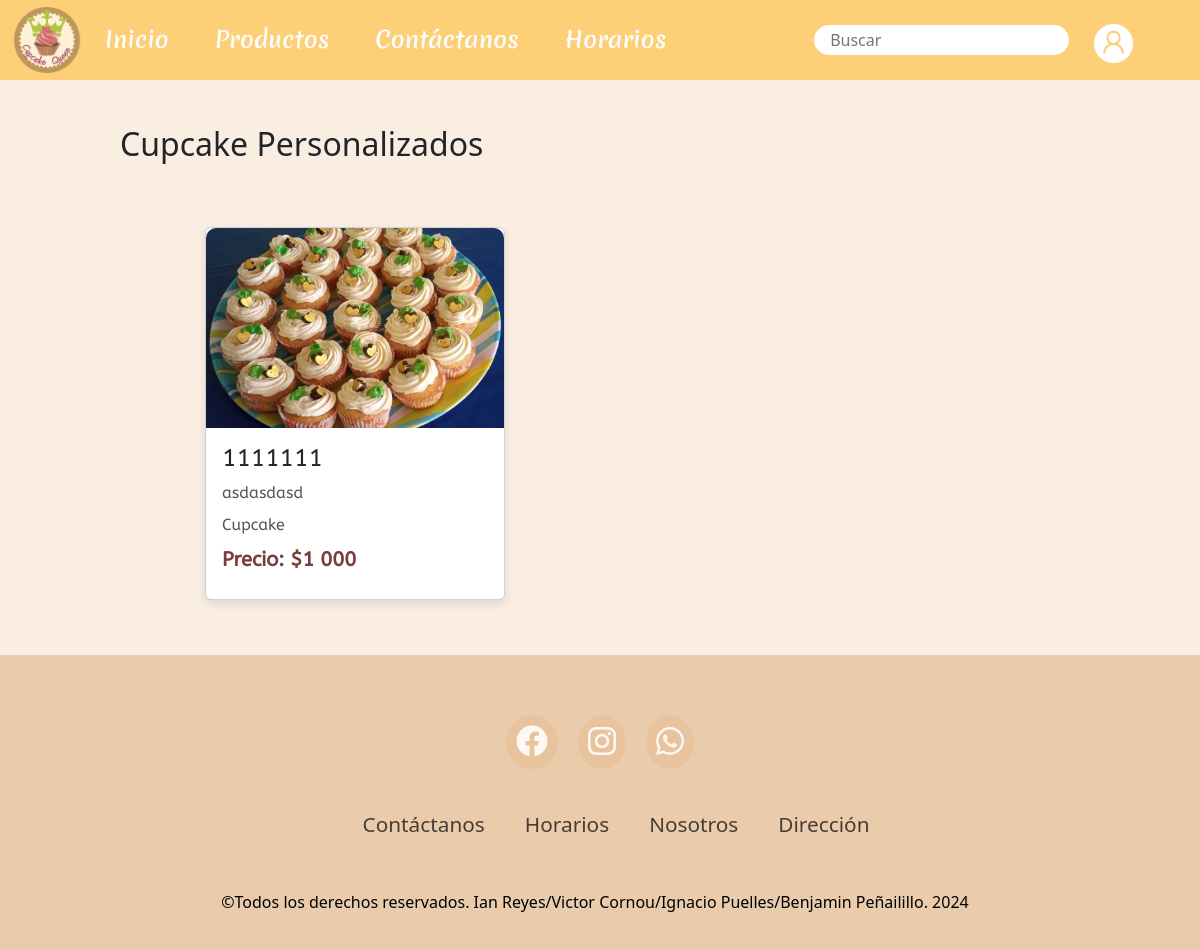
Page /cupcake/ on the committed database.
### pagina/models.py (models this page shows, shortened)
class Producto(models.Model):
    nombre = models.CharField(max_length=100)
    categoria = models.ForeignKey(Categoria, on_delete=models.CASCADE, default=1)
    descripcion = models.TextField()
    precio = models.IntegerField()
    imagen = models.ImageField(upload_to='productos/')

class Categoria(models.Model):
    nombre = models.CharField(max_length=100, unique=True)
    descripcion = models.TextField(blank=True, null=True)
    def __str__(self):
        return self.nombre

### pagina/views.py (the view)
# urls.py: path('cupcake/', views.cupcake, name='cupcake'),
def cupcake(request):
    categoria_Cupcake = Categoria.objects.get(nombre="Cupcake")
    productos = Producto.objects.filter(categoria=categoria_Cupcake)
    return render(request, 'cupcake.html', {'productos': productos})

### pagina/templates/cupcake.html (shortened to what this page needs)
{% extends 'base.html' %}
{% load static %}
{% block content %}
{% load humanize %}
<section class="producto" id="producto">
    <div class="main-text">
        <h2>Cupcake Personalizados</h2>
    </div>
    <div class="menu-content">
        {% for producto in productos %}
        <div class="card">
            <img src="{{ producto.imagen.url }}" alt="{{ producto.nombre }}">
            <div class="card-content">
                <h3>{{ producto.nombre }}</h3>
                <p>{{ producto.descripcion }}</p>
                <p>{{ producto.categoria}}</p>
                <p class="price">Precio: ${{ producto.precio|intcomma }}</p>
            </div>
        </div>
        {% endfor %}
    </div>
</section>
{% endblock %}

### static/css/style.css (style rules this page uses)
.menu-content { display: grid; grid-template-columns: repeat(auto-fit, minmax(300px, 1fr)); gap: 2rem; align-items: center; justify-content: center; margin-top: 4rem; margin-left: 85px; margin-right: 85px; margin-bottom: 35px; }
.card { background-color: #ffffff; box-shadow: 0 4px 8px rgba(0, 0, 0, 0.1); border-radius: 10px; overflow: hidden; transition: transform 0.3s ease; width: 100%; max-width: 300px; }
.card img { width: 100%; height: 200px; object-fit: cover; border-radius: 10px 10px 0 0; }
.card-content { padding: 1rem; font-family: ABeezee; }
.card-content h3 { font-size: 1.5rem; margin-bottom: 0.5rem; }
.card-content p { font-size: 1rem; color: #555555; margin-bottom: 0.5rem; }
.card-content .price { color: #7a3d3c; font-size: 1.25rem; font-weight: bold; }
section { padding: 45px 10% 20px; }
.fondo-index { background-color: #faeee3; background-blend-mode: lighten; height: 100%; width: 100%; z-index: -5; position: relative; }
* { padding: 0; margin: 0; box-sizing: border-box; }
body { display: flex; flex-direction: column; min-height: 100vh; }

### rows in the picture
Producto: imagen (picture), nombre "1111111", descripcion "asdasdasd", categoria "Cupcake", precio "1 000"
